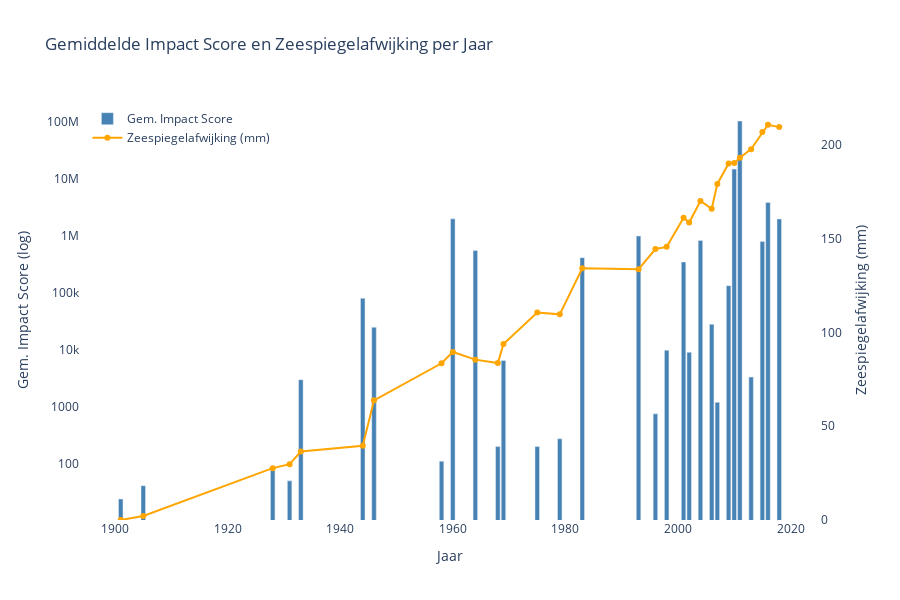

The notebook cell this image was saved under:
### Markdown cell above
## Gemiddelde impact score
Om te onderzoeken of de stijgende zeespiegel invloed heeft op de impact van plaatsgevonden tsunami’s is per jaar de gemiddelde impactscore berekend. Deze wordt vervolgens vergeleken met de zeespiegelstijging, met als nulpunt het jaar 1900. De gemiddelde impactscore per jaar wordt weergeven op een logaritmische schaal.

### Code cell
import plotly.graph_objs as go
import plotly.express as px
import pandas as pd

from plotly.offline import init_notebook_mode
init_notebook_mode(connected=True)
sea_level_df = pd.read_csv("Global_sea_level_rise.csv")

sea_df = pd.read_csv('Global_sea_level_rise.csv')
dist_df = pd.read_csv('1900_2021_DISASTERS.xlsx - emdat data.csv')

tsunami_df = dist_df[dist_df['Disaster Subtype'].str.lower() == 'tsunami'].copy()
flood_df = dist_df[dist_df['Disaster Subtype'].str.lower() == 'flood'].copy()

tsunami_df.columns = tsunami_df.columns.str.strip()
flood_df.columns = flood_df.columns.str.strip()
sea_df.rename(columns={'year': 'Year'}, inplace=True)

#subsets om samen te voegen
tsunami_subset = tsunami_df[['Year', 'Disaster Subtype', 'Country', 'Region', 'Continent', 'Origin', 'River Basin',
                             'Total Deaths', 'Total Affected', "Total Damages ('000 US$)", 'Latitude', 'Longitude', 'Location']]

flood_subset = flood_df[['Year', 'Disaster Subtype', 'Country', 'Region', 'Continent', 'Origin', 'River Basin',
                         'Total Deaths', 'Total Affected', "Total Damages ('000 US$)", 'Latitude', 'Longitude', 'Location']]

#eerste twee samen voegen
disaster_df = pd.concat([tsunami_subset, flood_subset], ignore_index=True)

#laatste samenvoegen
merged_df = disaster_df.merge(sea_df[['Year', 'mmfrom1993-2008average']], on='Year', how='left')

#missende waardes invullen met 0
merged_df = merged_df.fillna(0)

import numpy as np 
merged_df['Total Deaths'] = pd.to_numeric(merged_df['Total Deaths'], errors='coerce').fillna(0)
merged_df['Total Affected'] = pd.to_numeric(merged_df['Total Affected'], errors='coerce').fillna(0)
merged_df["Total Damages ('000 US$)"] = pd.to_numeric(merged_df["Total Damages ('000 US$)"], errors='coerce').fillna(0)

merged_df['Impact_Score'] = merged_df[['Total Deaths', 'Total Affected', "Total Damages ('000 US$)"]].max(axis=1)

merged_df = merged_df[(merged_df['Latitude'] != 0) & (merged_df['Longitude'] != 0)]

filtered_df = merged_df[merged_df['Impact_Score'] > 0].copy()

filtered_df['Impact_Score_Log'] = filtered_df['Impact_Score'].apply(lambda x: np.log10(x + 1))

filtered_df['Year'] = pd.to_numeric(filtered_df['Year'], errors='coerce')
filtered_df = filtered_df.dropna(subset=['Year'])
filtered_df = filtered_df.sort_values('Year')
filtered_df['Year'] = filtered_df['Year'].astype(int)


avg_impact_per_year = filtered_df.groupby('Year')['Impact_Score'].mean().reset_index()

fig = go.Figure()


fig.add_trace(go.Bar(
    x=avg_impact_per_year['Year'],
    y=avg_impact_per_year['Impact_Score'],
    name='Gem. Impact Score',
    marker_color='steelblue',
    yaxis='y1',
    hovertemplate='Jaar: %{x}<br>Gem. Impact Score: %{y}<extra></extra>'
))
# Maak zeespiegelwaarden relatief t.o.v. het eerste jaar
first_year = filtered_df['Year'].min()
baseline = filtered_df.loc[filtered_df['Year'] == first_year, 'mmfrom1993-2008average'].values[0]
filtered_df['mmfrom1993-2008average'] = filtered_df['mmfrom1993-2008average'] - baseline

sea_level_data = filtered_df[['Year', 'mmfrom1993-2008average']].drop_duplicates()

fig.add_trace(go.Scatter(
    x=sea_level_data['Year'],
    y=sea_level_data['mmfrom1993-2008average'],
    name='Zeespiegelafwijking (mm)',
    mode='lines+markers',
    line=dict(color='orange', width=2),
    yaxis='y2',
    hovertemplate='Jaar: %{x}<br>Zeespiegelafwijking: %{y} mm<extra></extra>'
))

fig.update_layout(
    title="Gemiddelde Impact Score en Zeespiegelafwijking per Jaar",
    xaxis=dict(title='Jaar'),
    yaxis=dict(
        title='Gem. Impact Score',
        showgrid=False,
        side='left',
        rangemode='tozero'
    ),
    yaxis2=dict(
        title='Zeespiegelafwijking (mm)',
        overlaying='y',
        side='right',
        showgrid=False,
        rangemode='tozero'
    ),
    legend=dict(x=0.01, y=0.99),
    height=600,
    plot_bgcolor='white'
)

fig.update_layout(
    yaxis=dict(
        title='Gem. Impact Score (log)',
        type='log', 
        showgrid=False,
        side='left',
        rangemode='tozero'
    ),
)

fig.show()

### Figure 1 — Plotly figure (JSON) as saved in the notebook; plotly's stock layout.template omitted (floating-point values rounded to 4 significant figures)
{"data": [{"hovertemplate": "Jaar: %{x}<br>Gem. Impact Score: %{y}<extra></extra>", "marker": {"color": "steelblue"}, "name": "Gem. Impact Score", "type": "bar", "x": [1901, 1905, 1928, 1931, 1933, 1944, 1946, 1958, 1960, 1964, 1968, 1969, 1975, 1979, 1983, 1993, 1996, 1998, 2001, 2002, 2004, 2006, 2007, 2009, 2010, 2011, 2013, 2015, 2016, 2018], "y": [24.0, 41.0, 77.5, 50.0, 3000.0, 80570.0, 25000.0, 111.0, 2003000.0, 555500.0, 200.0, 6532.0, 200.0, 275.0, 416000.0, 1000000.0, 752.0, 9867.0, 350000.0, 9082.0, 833000.0, 28100.0, 1197.0, 134000.0, 15010000.0, 105000000.0, 3329.0, 800000.0, 3900000.0, 2000000.0], "yaxis": "y"}, {"hovertemplate": "Jaar: %{x}<br>Zeespiegelafwijking: %{y} mm<extra></extra>", "line": {"color": "orange", "width": 2}, "mode": "lines+markers", "name": "Zeespiegelafwijking (mm)", "type": "scatter", "x": [1901, 1905, 1928, 1931, 1933, 1944, 1946, 1958, 1960, 1964, 1968, 1969, 1975, 1979, 1983, 1993, 1996, 1998, 2001, 2002, 2004, 2006, 2007, 2009, 2010, 2011, 2013, 2015, 2016, 2018], "y": [0.0, 2.133, 27.67, 29.8, 36.57, 39.6, 63.87, 83.63, 89.67, 85.57, 83.73, 93.93, 110.7, 109.7, 134.3, 133.8, 144.6, 145.7, 161.3, 158.7, 170.2, 166.1, 179.3, 190.2, 190.4, 193.3, 197.9, 207.0, 210.9, 209.6], "yaxis": "y2"}], "layout": {"height": 600, "legend": {"x": 0.01, "y": 0.99}, "plot_bgcolor": "white", "title": {"text": "Gemiddelde Impact Score en Zeespiegelafwijking per Jaar"}, "xaxis": {"title": {"text": "Jaar"}}, "yaxis": {"rangemode": "tozero", "showgrid": false, "side": "left", "title": {"text": "Gem. Impact Score (log)"}, "type": "log"}, "yaxis2": {"overlaying": "y", "rangemode": "tozero", "showgrid": false, "side": "right", "title": {"text": "Zeespiegelafwijking (mm)"}}}}
